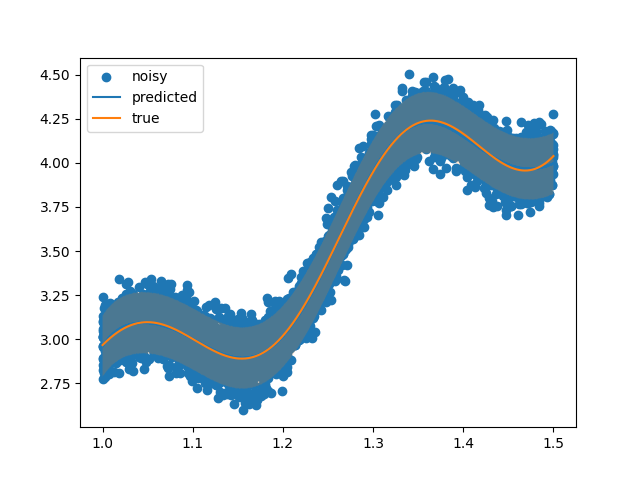

Write the Python code that produced this figure.
import numpy as np
import numpyro
from time import time
from svimodel import SVIModel 
import matplotlib.pyplot as plt
start=time()
np.random.seed(0)
num_data=5000
sigma=0.1
results=np.zeros((5,6))
x_test=1+0.5*np.random.rand(1000)
x_test=np.sort(x_test)
x_test=x_test.reshape(-1,1)
y_test=np.exp(x_test)*(1+0.1*np.sin(20*x_test))


x=1+0.5*np.random.rand(num_data)
x=x.reshape(-1)
x=np.sort(x)
y=np.exp(x)*(1+0.1*np.sin(20*x))+sigma*np.random.randn(num_data)
mp = SVIModel()
mp.fit(x.reshape(-1,1), y.reshape(-1,1), 10000)

'''
y_pred, y_pis = mp.predict(x_test)
x_test=x_test.reshape(-1)
down=y_pis[0].reshape(-1)
up=y_pis[1].reshape(-1)
fig,ax=plt.subplots()
ax.plot(x_test,y_pred,label="predicted")
ax.fill_between(x_test, down, up, alpha=0.2)
ax.plot(x_test,y_test,label="true")
ax.legend()
fig.savefig('split_prediction.png')
'''


y_pred, y_pis = mp.predict(x.reshape(-1,1))
x_test=x_test.reshape(-1)
down=y_pis[0].reshape(-1)
up=y_pis[1].reshape(-1)
y_pred=y_pred.reshape(-1)
fig,ax=plt.subplots()
ax.scatter(x,y,label="noisy")
ax.plot(x,y_pred,label="predicted") 
ax.fill_between(x, down, up, alpha=0.2)
ax.plot(x,np.exp(x)*(1+0.1*np.sin(20*x)),label="true")

ax.legend()
fig.savefig('normal_laplace.png')
y_pred=y_pred.reshape(-1)
print(time()-start)
print(np.mean((y_pis[1]-y_pis[0])/y_pred))
print(np.linalg.norm(np.exp(x)*(1+0.1*np.sin(20*x))-y_pred)/np.linalg.norm(np.exp(x)*(1+0.1*np.sin(20*x))))